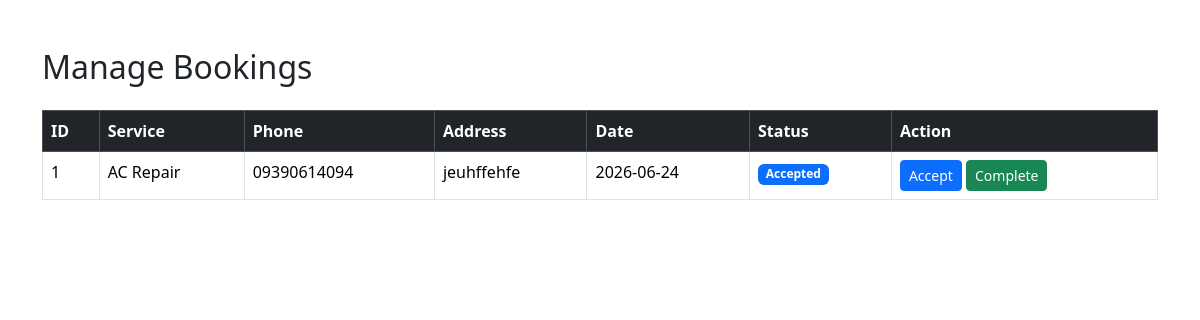
Before: /admin-bookings (signed in) with the older database file.
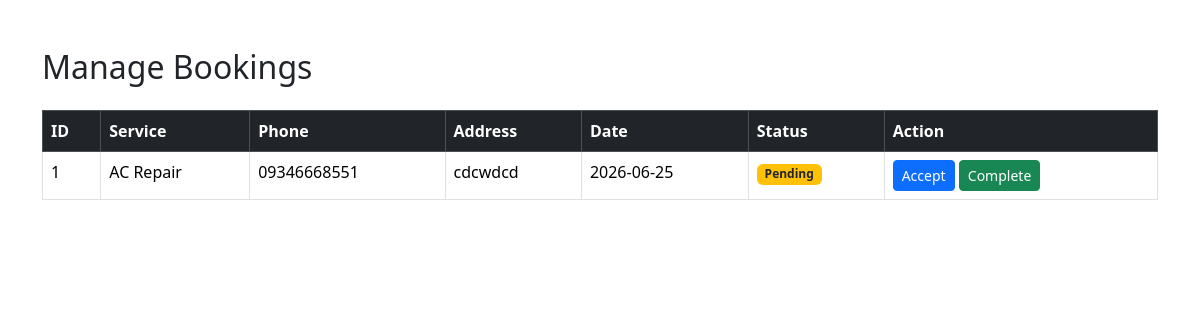
After: the same page with the newer database file.
### tables this page shows
CREATE TABLE bookings(
    id INTEGER PRIMARY KEY AUTOINCREMENT,

    user_id INTEGER,

    worker_id INTEGER,

    service_name TEXT,

    category TEXT,

    phone TEXT,

    address TEXT,

    booking_date TEXT,

    status TEXT DEFAULT 'Pending',

    FOREIGN KEY(user_id) REFERENCES users(id),

    FOREIGN KEY(worker_id) REFERENCES users(id)
);

### app.py (the view)
@app.route("/admin-bookings")
def admin_bookings():
    if "user_id" not in session:
        return redirect(url_for("login"))
    if session["role"] != "admin":
        return redirect(url_for("dashboard"))
    conn = get_db_connection()
    bookings = conn.execute("""
        SELECT *
        FROM bookings
        ORDER BY id DESC
    """).fetchall()
    total_bookings = conn.execute("""
        SELECT COUNT(*)
        FROM bookings
    """).fetchone()[0]
    pending_bookings = conn.execute("""
        SELECT COUNT(*)
        FROM bookings
        WHERE status='Pending'
    """).fetchone()[0]
    accepted_bookings = conn.execute("""
        SELECT COUNT(*)
        FROM bookings
        WHERE status='Accepted'
    """).fetchone()[0]
    completed_bookings = conn.execute("""
        SELECT COUNT(*)
        FROM bookings
        WHERE status='Completed'
    """).fetchone()[0]
    conn.close()
    return render_template(
        "admin/bookings.html",
        bookings=bookings,
        total_bookings=total_bookings,
        pending_bookings=pending_bookings,
        accepted_bookings=accepted_bookings,
        completed_bookings=completed_bookings
    )

### app.py (called while the page is built)
def get_db_connection():
    conn = sqlite3.connect(DATABASE)
    conn.row_factory = sqlite3.Row
    return conn

### templates/admin/bookings.html (shortened to what this page needs)
<!DOCTYPE html>
<html>
<head>
    <link href="https://cdn.jsdelivr.net/npm/bootstrap@5.3.3/dist/css/bootstrap.min.css"
          rel="stylesheet">
</head>
<body>
<div class="container mt-5">
    <h2 class="mb-4">
        Manage Bookings
    </h2>
    <table class="table table-bordered table-hover">
        <thead class="table-dark">
            <tr>
                <th>ID</th>
                <th>Service</th>
                <th>Phone</th>
                <th>Address</th>
                <th>Date</th>
                <th>Status</th>
                <th>Action</th>
            </tr>
        </thead>
        <tbody>
            {% for booking in bookings %}
            <tr>
                <td>{{ booking.id }}</td>
                <td>{{ booking.service_name }}</td>
                <td>{{ booking.phone }}</td>
                <td>{{ booking.address }}</td>
                <td>{{ booking.booking_date }}</td>
                <td>
                    {% if booking.status == 'Pending' %}
                        <span class="badge bg-warning text-dark">
                            Pending
                        </span>
                    {% elif booking.status == 'Accepted' %}
                        <span class="badge bg-primary">
                            Accepted
                        </span>
                    {% elif booking.status == 'Completed' %}
                        <span class="badge bg-success">
                            Completed
                        </span>
                    {% endif %}
                </td>
                <td>
                    <a href="/accept-booking/{{ booking.id }}"
                       class="btn btn-primary btn-sm">
                        Accept
                    </a>
                    <a href="/complete-booking/{{ booking.id }}"
                       class="btn btn-success btn-sm">
                        Complete
                    </a>
                </td>
            </tr>
            {% endfor %}
        </tbody>
    </table>
</div>
</body>
</html>

Changed rows visible on the page:
changed bookings "AC Repair": phone "09390614094" → "09346668551"; address "jeuhffehfe" → "cdcwdcd"; booking_date "2026-06-24" → "2026-06-25"; status "Accepted" → "Pending"
